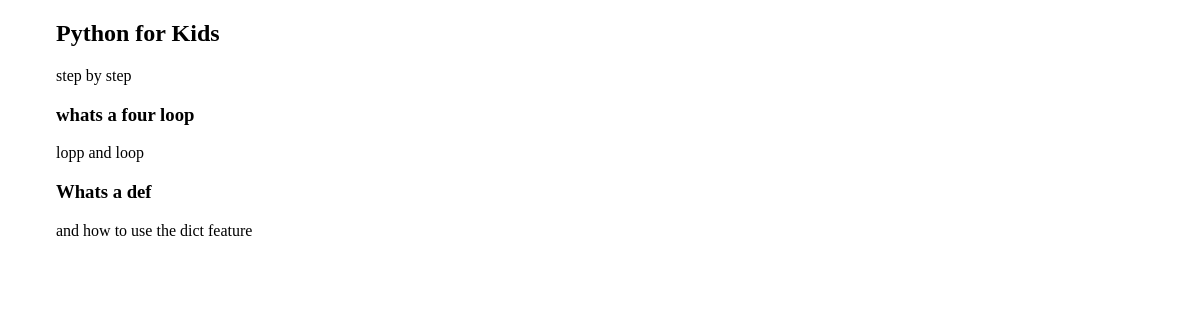
Before: /courses/5/ with the older database file.
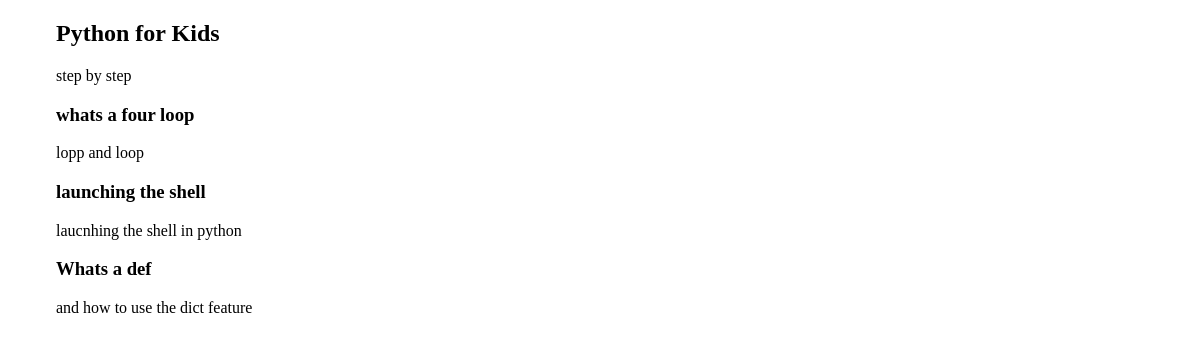
After: the same page with the newer database file.
### courses/models.py (models this page shows, shortened)
class Step(models.Model):
    title = models.CharField(max_length=255)
    description = models.TextField()
    content = models.TextField(blank=True, default='')
    order = models.IntegerField(default=0)
    course = models.ForeignKey(Course)
    class Meta:
        ordering = ['order',]

### courses/views.py (the view)
# urls.py: url(r'(?P<pk>\d+)/$', views.course_detail, name='detail'),
def course_detail(request, pk):
    course = get_object_or_404(Course, pk=pk)
    return render(request, 'courses/course_detail.html', {'course': course})

### courses/templates/courses/course_detail.html (shortened to what this page needs)
{% extends "layout.html" %}
{% block content  %}
<article>
  <h2>{{ course.title  }}</h2>
  {{  course.description }}
  <section>
    {%  for step in course.step_set.all %}
    <h3>  {{ step.title }} </h3>
      {{ step.description }}
    {% endfor %}
  </section>
</article>
{% endblock %}

Changed rows visible on the page:
added Step: title "launching the shell", description "laucnhing the shell in python"
